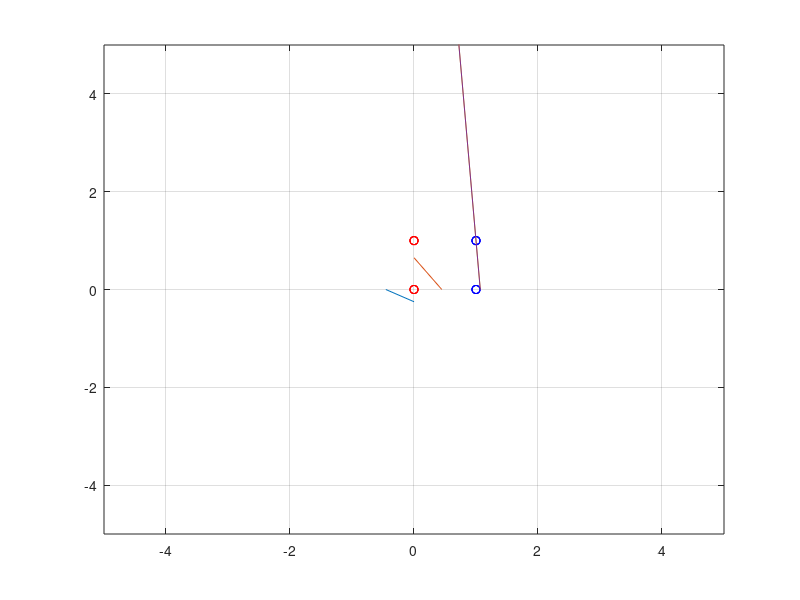

Write the MATLAB code that produced this figure.
clear all; clc;

disp(' ')
disp('            Practica 5')
disp(' ')
disp('***********************************')
disp(' ')
disp('Entrada de datos')
disp(' ')

p = [0 0 1 1; 0 1 0 1]
t = [0 0 0 1]

disp('***********************************')
disp(' ')
disp('Entrada de pesos y ganancia')
disp(' ')

w = [-.7 .2]
b = 0.5
alfa = 0.9

disp('***********************************')
disp(' ')
disp('Proceso iterativo')
disp(' ')

e = 1;
iteracion = 0;
errores = 0;

%%%%%%%% documento

fid = fopen('Adaline_AND3.doc','w');
fprintf( fid,'Practica 6  "Adaline  AND"\n');
fprintf( fid,'\nAlfa %f\n',alfa);

while errores ~= size(p,2)
    iteracion = iteracion +1;
    errores = 0;
    
    fprintf( fid,'\nIteracion %i\n',iteracion);
    
    for i = 1: size(p,2)
        a = (w * p(:,i) + b);

        if a >= 0
            a = 1;
        else
            a = 0;
        end

        e = t(1,i) - a;
        paux = p(:,i);
        w = w + (2 * alfa * e * paux')
        b = b + (2 * alfa * e)

        if e == 0
            errores = errores + 1;
        end
        
        fprintf( fid,'\nPatron de entrada %i\n',i);
        fprintf( fid,'\nFuncion de activacion hardlim\n');
        fprintf( fid,'a = %3i\n',a);
        fprintf( fid,'\nError\n');
        fprintf( fid,'e = %10.3f\n',e);
        fprintf( fid,'\nPesos sinopticos\n');
        fprintf( fid,'w = [%10.3f %10.3f ]\n',w);
        fprintf( fid,'\nGanancia\n');
        fprintf( fid,'b = %10.3f\n',b);
        
    end
    
    disp('***********************************')
    disp(' ')
    disp('Recta solucion')
    disp(' ')

    x = -b/w(1,1)
    y = -b/w(1,2)

    %   Graficar usando la funcion plot

    plot(p(1,1), p(2,1), 'or') % grafica con una "o" roja
    hold on % mantener el grafico porque solo grafica el ultimo
    grid on % para activar las etiquetas
    plot(p(1,2), p(2,2), 'or')% grafica con una "o" azul
    plot(p(1,3), p(2,3), 'ob')
    plot(p(1,4), p(2,4), 'ob')
    axis([-5 5 -5 5]) % para darle un rango al plano cartesiano primero en x y en y
    plot([x,0],[0,y])
    
    fprintf( fid,'\nRecta solucion %i\n',iteracion);
    fprintf( fid,'coordenada x = %10.3f\n',x);
    fprintf( fid,'coordenada y = %10.3f\n',y);
    
end
fclose(fid);